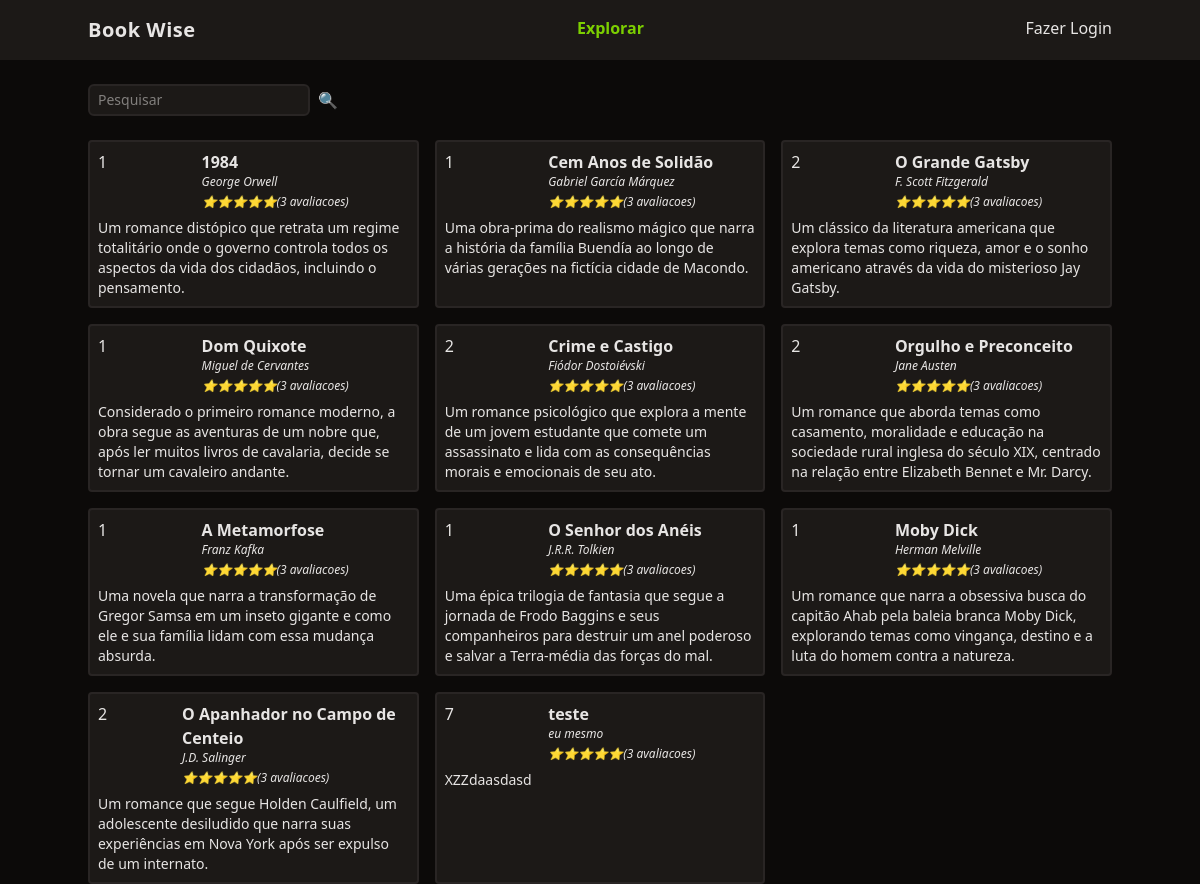
Before: / with the older database file.
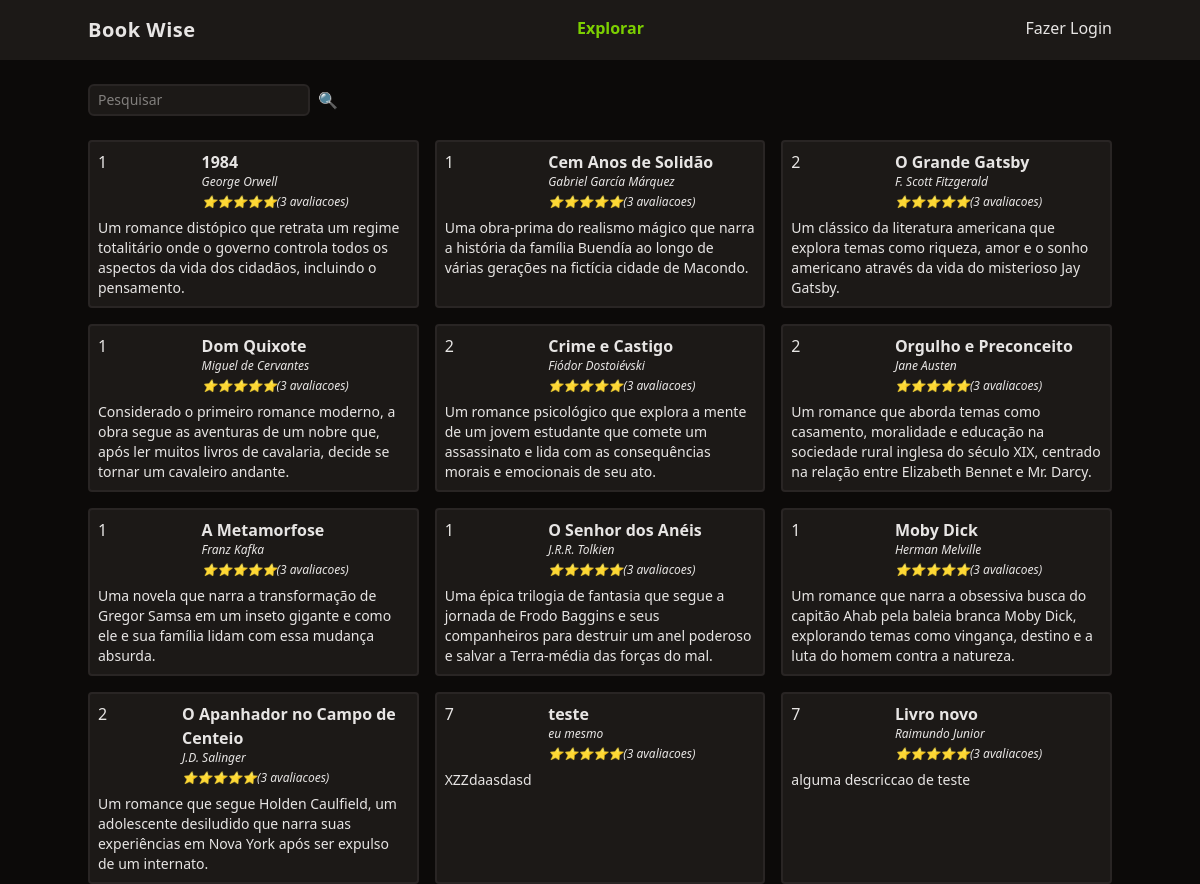
After: the same page with the newer database file.
### tables this page shows
CREATE TABLE livros (
	id integer primary key,
  titulo varchar(255),
  autor varchar(255),
  descricao text,
  ano_de_lancamento integer,
  usuario_id integer,
  foreign key (usuario_id) references usuarios(id) on delete cascade
);

### functions.php (called while the page is built, shortened)
<?php
function view($view, $data = [])
{
    require 'views/template/app.php';
}
function config($chave = null)
{
    $config = require 'config.php';
    if (strlen($chave) > 0) {
        return $config[$chave];
    }
    return $config;
}
function auth()
{
    if (!isset($_SESSION['auth'])) {
        return null;
    }
    return $_SESSION['auth'];
}

### controllers/index.controller.php (called while the page is built)
<?php
$pesquisar = $_REQUEST['pesquisar'] ?? '';
$livros = $database->query(
    query: "select * from livros where titulo like :filtro",
    class: Livro::class,
    params: ['filtro' => "%$pesquisar%"]
)->fetchAll();
view('index', compact('livros'));

### routes.php (called while the page is built, shortened)
<?php
$controller = str_replace('/', '', parse_url($_SERVER['REQUEST_URI'])['path']);
if (!$controller) $controller = 'index';
require "controllers/{$controller}.controller.php";

### index.php (called while the page is built, shortened)
<?php
require 'functions.php';
require 'database.php';
require "routes.php";

### config.php (called while the page is built)
<?php
return [
    'database' => [
        'driver' => 'sqlite',
        'database' => 'database.sqlite',
    ],
];

### database.php (called while the page is built)
<?php
class Database
{
    private $db;
    public function __construct($config)
    {
        $this->db = new PDO($this->getDsn($config));
    }
    private function getDsn($config)
    {
        $driver = $config['driver'];
        unset($config['driver']);
        $dsn = $driver . ':' . http_build_query($config, '', ';');
        if ($driver == 'sqlite') {
            $dsn = $driver . ":" . $config['database'];
        }
        return $dsn;
    }
    public function query($query, $class = null, $params = [])
    {
        $prepare = $this->db->prepare($query);
        if ($class) {
            $prepare->setFetchMode(PDO::FETCH_CLASS, $class);
        }
        $prepare->execute($params);
        return $prepare;
    }
}
$database = new Database(config('database'));

### views/index.view.php (the view)
<form action="" class="w-full flex space-x-2 mt-6">
    <input type="text" name="pesquisar" class="border-stone-800 border-2 rounded-md bg-stone-900 text-sm focus:outline-none px-2 py-1" placeholder="Pesquisar" name="pesquisar" id="">
    <button type="submit">🔍</button>
</form>
<section class="grid grid-cols-1 md:grid-cols-2 lg:grid-cols-3  gap-4">
    <?php foreach ($livros as $livro): ?>
        <div class="bg-stone-900 p-2 rounded border-stone-800 border-2">
            <div class="flex">
                <div class="w-1/3"><?= $livro->usuario_id ?></div>
                <div class="space-y-1">
                    <a href="livro?id=<?= $livro->id ?>" class="font-semibold hover:underline"><?= $livro->titulo ?></a>
                    <div class="text-xs italic"><?= $livro->autor ?></div>
                    <div class="text-xs italic">⭐⭐⭐⭐⭐(3 avaliacoes)</div>
                </div>
            </div>
            <div class="text-sm mt-2">
                <?= $livro->descricao ?>
            </div>
        </div>
    <?php endforeach; ?>
</section>

### views/template/app.php (shortened to what this page needs)
<!DOCTYPE html>
<html lang="en">
<head>
    <script src="https://unpkg.com/@tailwindcss/browser@4"></script>
</head>
<body class="bg-stone-950 text-stone-200">
    <header class="bg-stone-900">
        <nav class="mx-auto max-w-screen-lg flex justify-between py-4">
            <div class="font-bold text-xl tracking-wide">Book Wise</div>
            <ul class="flex space-x-4 font-bold">
                <li><a href="/" class="text-lime-500">Explorar</a></li>
            </ul>
            <ul>
                <?php if (auth()): ?>
                    <li><a href="/logout" class="hover:underline">Oi, <?= auth()->nome ?></a></li>
                <?php else: ?>
                    <li><a href="/login" class="hover:underline">Fazer Login</a></li>
                <?php endif; ?>
            </ul>
        </nav>
    </header>
    <main class="mx-auto max-w-screen-lg space-y-6">
        <?php require "views/{$view}.view.php";  ?>
    </main>
</body>
</html>

Changed rows visible on the page:
added livros: usuario "7", titulo "Livro novo", autor "Raimundo Junior", descricao "alguma descriccao de teste"
